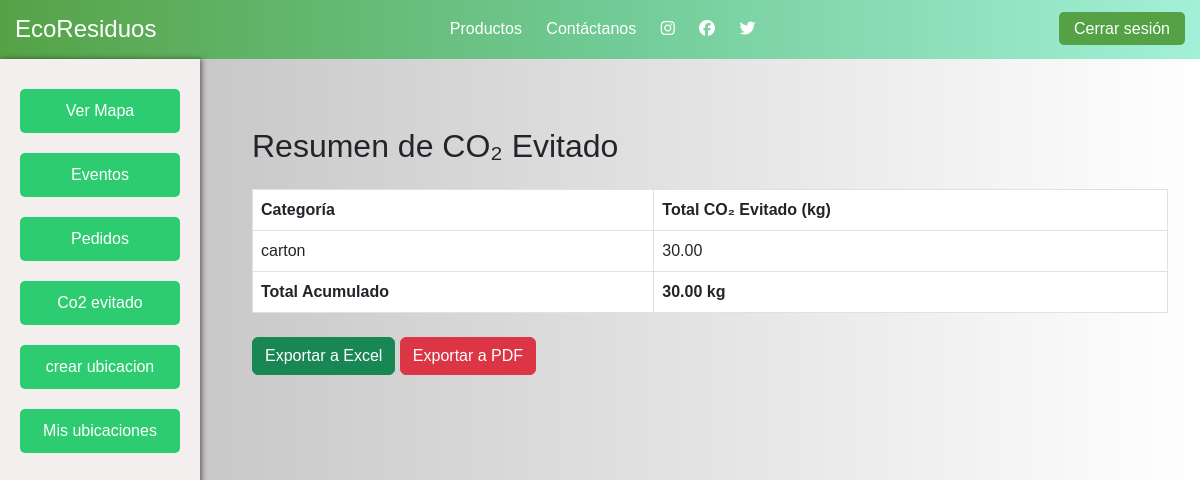
The app's page /resumen-co2/, older data.
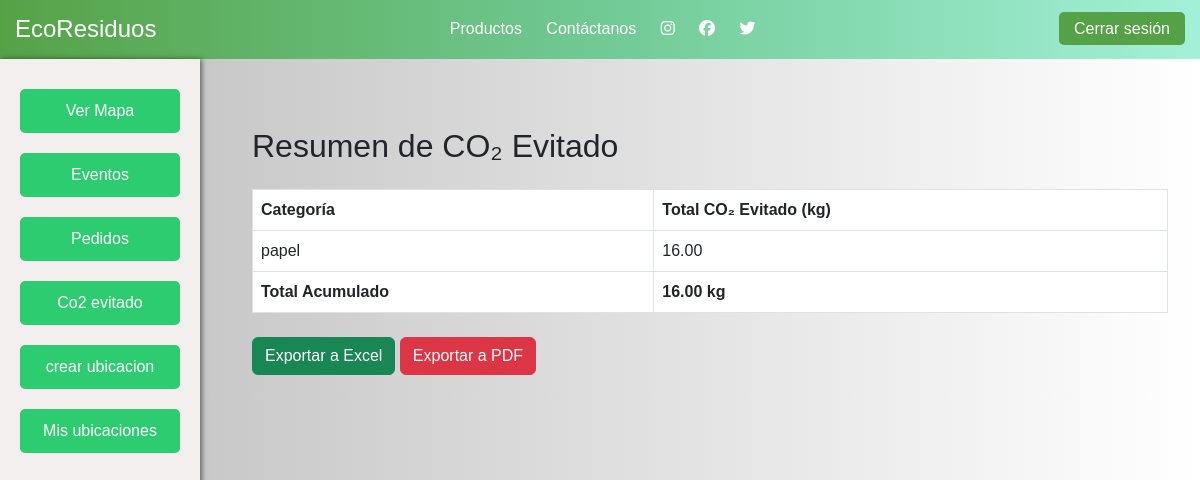
The same page, newer data.
### tareas/models.py (models this page shows, shortened)
class CategoriaResiduo(models.Model):
    nombre = models.CharField(max_length=100)
    factor_co2 = models.FloatField(help_text="kg CO₂e evitado por kg de residuo")

### tareas/views.py (the view)
# urls.py: path('resumen-co2/', resumen_co2, name='resumen_co2'),
def resumen_co2(request):
    registros = RegistroResiduo.objects.select_related('categoria')
    co2_por_categoria = registros.values('categoria__nombre').annotate(
        total_co2=Sum(
            ExpressionWrapper(
                F('cantidad_kg') * F('categoria__factor_co2'),
                output_field=FloatField()
            )
        )
    )
    total_co2 = sum(cat['total_co2'] for cat in co2_por_categoria)
    return render(request, 'resumen_co2.html', {
        'co2_por_categoria': co2_por_categoria,
        'total_co2': total_co2
    })

### tareas/templates/resumen_co2.html
{% extends "base3.html" %}
{% block content %}
<div class="container mt-5">
    <h2 class="mb-4">Resumen de CO₂ Evitado</h2>
    <table class="table table-bordered">
        <thead class="thead-dark">
            <tr>
                <th>Categoría</th>
                <th>Total CO₂ Evitado (kg)</th>
            </tr>
        </thead>
        <tbody>
            {% for item in co2_por_categoria %}
                <tr>
                    <td>{{ item.categoria__nombre }}</td>
                    <td>{{ item.total_co2|floatformat:2 }}</td>
                </tr>
            {% empty %}
                <tr>
                    <td colspan="2">No hay registros aún.</td>
                </tr>
            {% endfor %}
        </tbody>
        <tfoot>
            <tr>
                <th>Total Acumulado</th>
                <th>{{ total_co2|floatformat:2 }} kg</th>
            </tr>
        </tfoot>
    </table>
    <div class="mt-4">
        <a href="{% url 'exportar_excel' %}" class="btn btn-success">Exportar a Excel</a>
        <a href="{% url 'exportar_pdf' %}" class="btn btn-danger">Exportar a PDF</a>
    </div>
</div>
{% endblock %}

Row changes from the older to the newer data that the page shows:
removed CategoriaResiduo: categoria__nombre "carton", total_co2 "30.00"
now on this page (row edited): CategoriaResiduo: categoria__nombre "papel", total_co2 "16.00"
Text that changed along with them:
{{ total_co2|floatformat:2 }}: "30.00" → "16.00"
